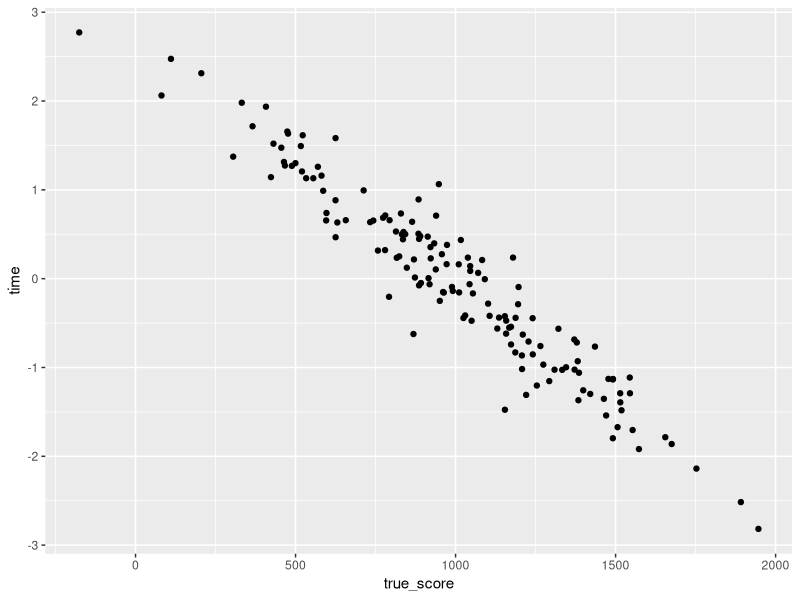
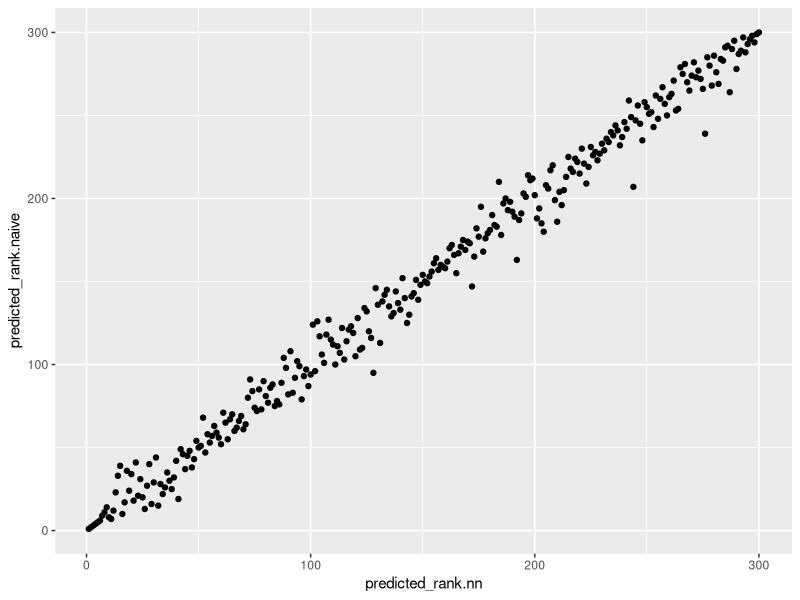
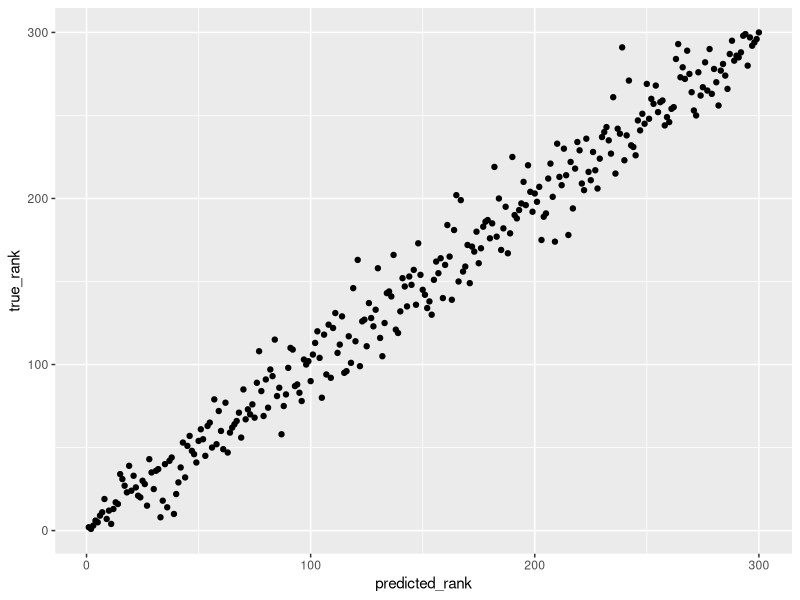
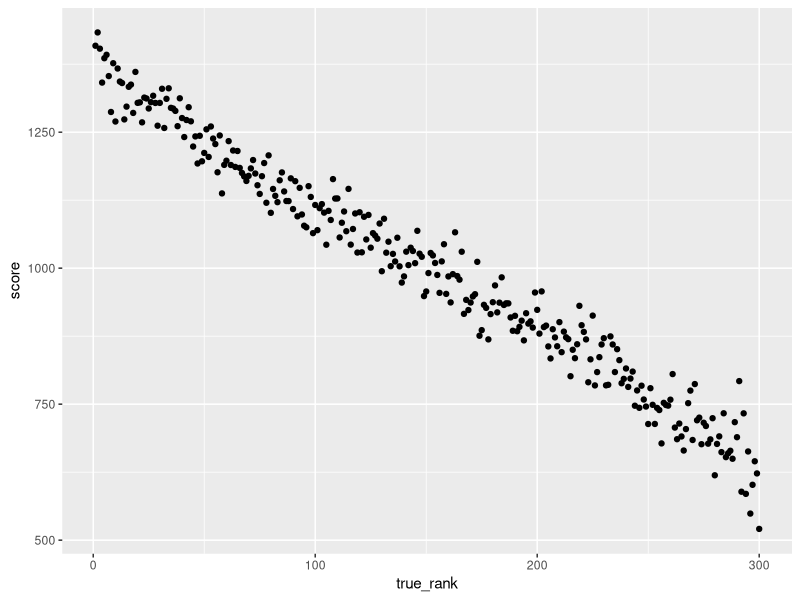
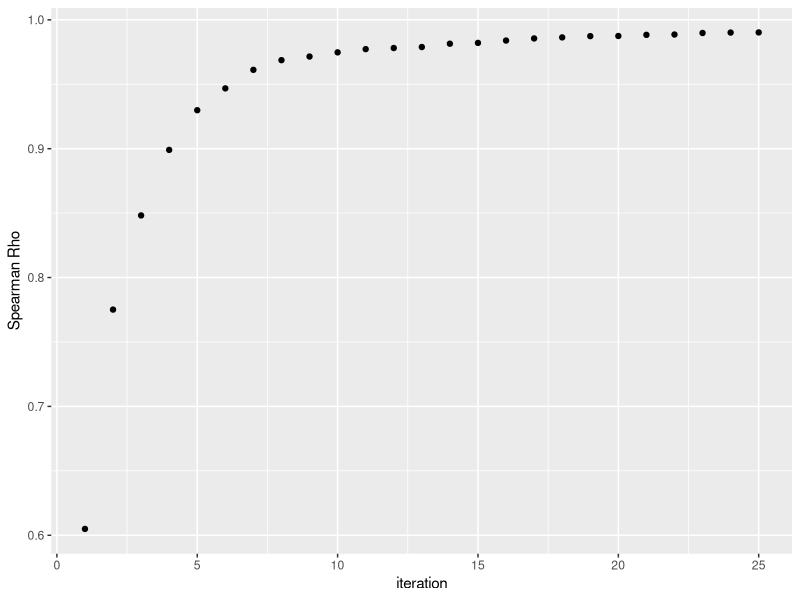
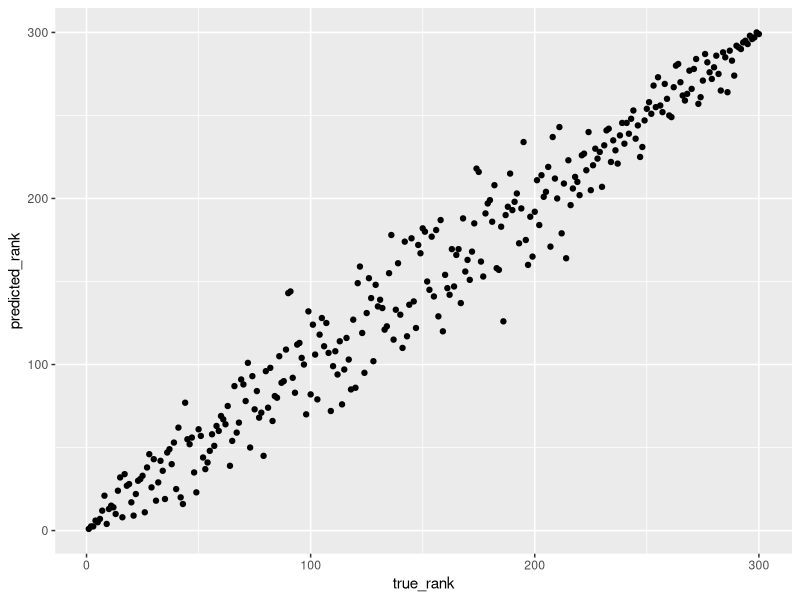
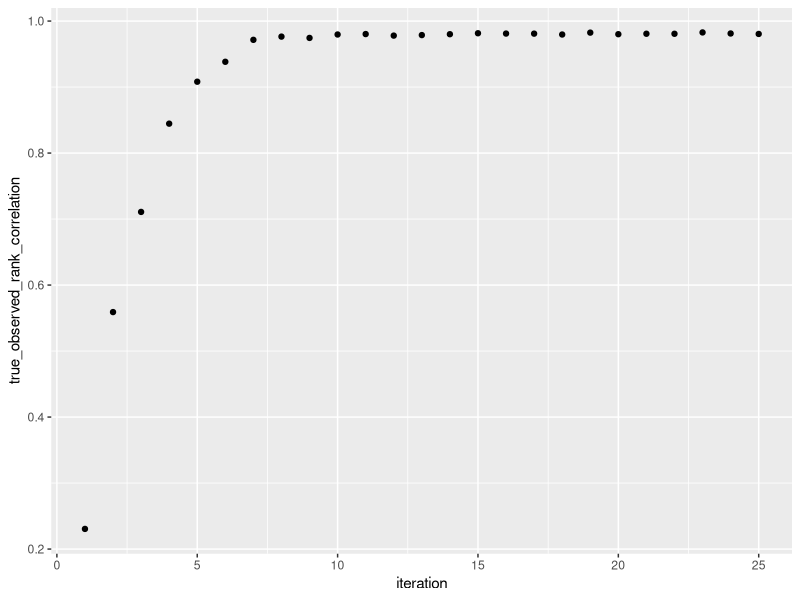

Recreate these plots in R, in order.
library(dplyr)
library(ggplot2)

# assumes the underlying distribution of skier skill is normal
# TODO would be interesting to experiment with other distributions (particularly other exponential family)
generate_population <- function(n_racers=1e4) {
  skill <- rnorm(n_racers, 1000, 400)
  
  data.frame(true_score = skill,
             racer_id = 1:n_racers) %>%
    mutate(true_rank = rank(-true_score))
}

# assumes that times are normally distributed, with expectation of finish time correlated with racer skill
# TODO is normal a reasonable assumption?
# note that currently, the time is not reasonably interpretted
execute_race <- function(population,
                         sample_fraction = .5,
                         # this function gives every racer equal probability of selection
                         sample_weight_function=function(scores){runif(length(scores))},
                         # note this is the sd on normal distribution, but may change
                         individual_racer_time_spread = .3) {

  population %>%
    mutate(
      sample_weight = sample_weight_function(true_score)
    ) %>%
    sample_frac(sample_fraction, weight = sample_weight) %>%
    mutate(
      standardized_scores = scale(-true_score),
      time = sapply(standardized_scores, function(ss) rnorm(1, ss, individual_racer_time_spread))
    ) %>%
    select(racer_id, time)
}

simulate_races <- function(population,
                           n_trials = 20,
                           ...) {
  total_results <- data.frame()
  lapply(1:n_trials, function(ix) {
    race_results <- execute_race(population, ...)
    race_results$iteration <- ix
    race_results}) %>%
  bind_rows()
}

naive_elo <- function(results,
                      log_odds_oom_differential = 400,
                      k_factor = 1,
                      default_score = 1000) {
  racers <- results %>%
    distinct(racer_id) %>%
    mutate(score = default_score)
  
  score_history <- data.frame()
  
  updated_racers <- data.frame()
  for (ix in sort(unique(results$iteration))) {
    race_results <- results %>% 
      filter(iteration == ix)%>%
      mutate(
        race_rank = rank(time)
      ) %>%
      inner_join(racers, by = c('racer_id' = 'racer_id'))
    
    # TODO it's likely faster to just do a self antijoin
    updated_racers <- data.frame()
    for (update_racer_id in race_results$racer_id) {
      racer <- race_results %>% 
        filter(racer_id == update_racer_id) %>%
        mutate(
          linear_scale_score = 10 ^ (score / log_odds_oom_differential)
        ) 

      score_increment <- race_results %>%
        filter(racer_id != update_racer_id) %>%
        mutate(
          linear_scale_competitor_score = 10 ^ (score / log_odds_oom_differential),
          p_racer = racer$linear_scale_score / (linear_scale_competitor_score + racer$linear_scale_score),
          outcome = ifelse(racer$race_rank < race_rank, 1, 0),
          score_change = k_factor * (outcome - p_racer)
        ) %>%
        pull(score_change) %>%
        sum()
      
      racer$updated_score <- racer$score + score_increment
      
      updated_racers <- bind_rows(updated_racers, racer)
    }
    
    racers <- racers %>%
      left_join(updated_racers %>% select(racer_id, updated_score), by = c('racer_id' = 'racer_id')) %>%
      mutate(
        score = ifelse(!is.na(updated_score), updated_score, score)
      ) %>%
      select(-updated_score)
    score_history <- bind_rows(score_history, racers %>% 
                                 select(racer_id, score) %>%
                                 mutate(iteration = ix))
  }
  
  score_history
}

mean_elo_prior <- function(rank_percentile, prior_mean, prior_sd) {
  qnorm(1 - rank_percentile, prior_mean, prior_sd)
}

mean_elo <- function(results,
                     log_odds_oom_differential = 400,
                     k_factor = 10,
                     score_prior = function(x){mean_elo_prior(x, 1000, 200)}) {
  racers <- results %>%
    distinct(racer_id) %>%
    mutate(score = NA)
  
  score_history <- data.frame()
  
  for (ix in sort(unique(results$iteration))) {
    race_results <- results %>% 
      filter(iteration == ix) %>%
      mutate(
        race_rank = rank(time)
      ) %>%
      inner_join(racers, by = c('racer_id' = 'racer_id'))
    
    n_racers <- nrow(race_results)
    
    # TODO it's likely faster to just do a self antijoin
    updated_racers <- data.frame()
    for (update_racer_id in race_results$racer_id) {
      racer <- race_results %>% 
        filter(racer_id == update_racer_id) %>%
        mutate(
          linear_scale_score = 10 ^ (score / log_odds_oom_differential)
        ) 
      
      if (is.na(racer$score)) {
        racer$updated_score <- score_prior(racer$race_rank / n_racers)
      }
      else {
        score_increment <- race_results %>%
          filter(racer_id != update_racer_id) %>%
          mutate(
            lost = racer$race_rank < race_rank
          ) %>%
          group_by(lost) %>%
          summarize(
            mean_score = mean(score)
          ) %>%
          mutate(
            linear_scale_competitor_score = 10 ^ (mean_score / log_odds_oom_differential),
            p_racer = racer$linear_scale_score / (linear_scale_competitor_score + racer$linear_scale_score),
            outcome = ifelse(lost, 1, 0),
            score_change = k_factor * (outcome - p_racer)
          ) %>%
          pull(score_change) %>%
          sum()
        
        racer$updated_score <- racer$score + score_increment 
      }
      
      updated_racers <- bind_rows(updated_racers, racer)
    }
    
    racers <- racers %>%
      left_join(updated_racers %>% select(racer_id, updated_score), by = c('racer_id' = 'racer_id')) %>%
      mutate(
        score = ifelse(!is.na(updated_score), updated_score, score)
      ) %>%
      select(-updated_score)
    score_history <- bind_rows(score_history, racers %>% 
                                 select(racer_id, score) %>%
                                 mutate(iteration = ix))
  }
  
  score_history
}

nearest_neighbor_elo <- function(results,
                                 window_size=.1, 
                                 log_odds_oom_differential = 400,
                                 k_factor = 2,
                                 default_score = 1000) {
  racers <- results %>%
    distinct(racer_id) %>%
    mutate(score = default_score)
  
  score_history <- data.frame()
  
  for (ix in sort(unique(results$iteration))) {
    race_results <- results %>% 
      filter(iteration == ix)%>%
      mutate(
        race_rank = rank(time)
      ) %>%
      inner_join(racers, by = c('racer_id' = 'racer_id'))
    
    # TODO it's likely faster to just do a self antijoin
    updated_racers <- data.frame()
    for (update_racer_id in race_results$racer_id) {
      racer <- race_results %>% 
        filter(racer_id == update_racer_id) %>%
        mutate(
          linear_scale_score = 10 ^ (score / log_odds_oom_differential)
        ) 
      
      lower_allowed_rank <- racer$race_rank - window_size * nrow(race_results)
      upper_allowed_rank <- racer$race_rank + window_size * nrow(race_results)
      
      score_increment <- race_results %>%
        filter(racer_id != update_racer_id) %>%
        filter(race_rank <= upper_allowed_rank & race_rank >= lower_allowed_rank) %>%
        mutate(
          linear_scale_competitor_score = 10 ^ (score / log_odds_oom_differential),
          p_racer = racer$linear_scale_score / (linear_scale_competitor_score + racer$linear_scale_score),
          outcome = ifelse(racer$race_rank < race_rank, 1, 0),
          score_change = k_factor * (outcome - p_racer)
        ) %>%
        pull(score_change) %>%
        sum()
      
      racer$updated_score <- racer$score + score_increment
      
      updated_racers <- bind_rows(updated_racers, racer)
    }
    
    racers <- racers %>%
      left_join(updated_racers %>% select(racer_id, updated_score), by = c('racer_id' = 'racer_id')) %>%
      mutate(
        score = ifelse(!is.na(updated_score), updated_score, score)
      ) %>%
      select(-updated_score)
    score_history <- bind_rows(score_history, racers %>% 
                                 select(racer_id, score) %>%
                                 mutate(iteration = ix))
  }
  
  score_history
}

eds_prior <- function(rank_percentile, prior_mean = 1000, prior_sd = 400) {
  finite_q_percentile <- max(min(rank_percentile, .999), .001)
  score <- qnorm(1 - finite_q_percentile, prior_mean, prior_sd)
}

# I find this method simpler & more interprettable (in terms of parameterization) than Elo based methods. But it suffers several issues, relative to Elo: 
#  1. (without primes) assumes the range of talent is fixed over time; if you're the top racer in the race, the prime is your only incentive opportunity to improve your score
#  2. (if implementing primes) it becomes difficult / impossible to interpret scores over time; since the score distribution would be otherwise fixed over time
#      the prime can only have the effect of increasing the max attainable score
# TODO smoothing_factor > 0 suffers decay, shrinking variance in scores. this is because a 20% dop in score != a 20% increase in score in absolute terms.
empirical_distribution_smoothing <- function(results,
                                             smoothing_factor = .5,
                                             first_place_prime = 2,
                                             prior_threshold = .9, # if greater than 1-prior_threshold % of racers in a given race do not have a previous score, all racers are scored using the prior (but we still smooth)
                                             prior = eds_prior,
                                             # todo this is leaky (or poorly shared information) from the prior function
                                             prior_mean = 1000) {

  racers <- results %>%
    distinct(racer_id) %>%
    mutate(score = NA)
  
  score_history <- data.frame()
  
  for (ix in sort(unique(results$iteration))) {
    race_results <- results %>% 
      filter(iteration == ix) %>%
      mutate(
        race_rank = rank(time)
      ) %>%
      inner_join(racers, by = c('racer_id' = 'racer_id'))
    
    n_racers <- nrow(race_results)
    
    race_scorer <- prior
    if (mean(!is.na(race_results$score)) >= prior_threshold) {
      race_scorer <- function(percentile) {
        quantile(race_results$score, 1 - percentile, na.rm = TRUE)
      }
    }

    updated_racers <- race_results %>%
      mutate(
        # note that discrete rankings don't naturally map to an inclusive 0-1 range - the below makes that mapping
        uniform_rank_percentile = (race_rank - 1) / (n_racers -1),
        previous_score = ifelse(is.na(score), prior_mean, score),
        raw_score = sapply(uniform_rank_percentile, race_scorer),
        updated_score = (1 - smoothing_factor) * raw_score + smoothing_factor * previous_score
      ) %>%
      select(racer_id, updated_score)
    
    racers <- racers %>%
      left_join(updated_racers %>% select(racer_id, updated_score), by = c('racer_id' = 'racer_id')) %>%
      mutate(
        score = ifelse(!is.na(updated_score), updated_score, score)
      ) %>%
      select(-updated_score)
    score_history <- bind_rows(score_history, racers %>% 
                                 select(racer_id, score) %>%
                                 mutate(iteration = ix))
  }
  
  score_history
}

rank_correlation_over_time <- function(historical_scores_joined) {
  historical_scores_joined %>%
    group_by(iteration) %>%
    mutate(
      rank = rank(-score)
    ) %>%
    summarize(
      true_observed_rank_correlation = cor(rank, true_rank)
    )
}

###########################
## start control flow
###########################

population <- generate_population(n_racers=3e2)
all_results <- simulate_races(population, n_trials=25)

all_results %>% 
  filter(iteration == 1) %>%
  inner_join(population, by = 'racer_id') %>% 
  ggplot(aes(true_score, time)) + 
    geom_point()

elo_scores <- naive_elo(all_results)
elo_scores_mean_algo <- mean_elo(all_results)
elo_scores_nn <- nearest_neighbor_elo(all_results)

final_scores_joined <- elo_scores %>%
  filter(iteration == 20) %>%
  mutate(
    predicted_rank = rank(-score)
  ) %>%
  inner_join(elo_scores_nn %>%
               filter(iteration == 20) %>%
               mutate(
                 predicted_rank = rank(-score)
               ), by = c('racer_id' = 'racer_id'),
             suffix = c('.naive', '.nn'))

ggplot(final_scores_joined) + geom_point(aes(predicted_rank.nn, predicted_rank.naive))

final_scores <- elo_scores %>%
  filter(iteration == 20) %>%
  mutate(
    predicted_rank = rank(-score)
  )

true_joined_scores <- population %>%
  inner_join(final_scores, by = 'racer_id')

ggplot(true_joined_scores) + geom_point(aes(predicted_rank, true_rank))
ggplot(true_joined_scores) + geom_point(aes(true_rank, score))

true_joined_history <- elo_scores %>%
  inner_join(population, by = c('racer_id' = 'racer_id'))

rank_correlation_over_time(true_joined_history) %>%
  ggplot() +
    geom_point(aes(iteration, abs(true_observed_rank_correlation))) +
    ylab('Spearman Rho')

#####
eds_scores <- empirical_distribution_smoothing(all_results)
eds_scores %>%
  group_by(iteration) %>%
  summarize(
    mean_score = mean(score, na.rm = T),
    sd_score = sd(score, na.rm = T),
    min_score = min(score, na.rm=T),
    max_score = max(score, na.rm = T)
  ) %>% View()

eds_scores_joined <- eds_scores %>%
  filter(iteration == max(iteration)) %>%
  mutate(
    predicted_rank = rank(-score)
  ) %>%
  inner_join(population, by = c('racer_id' = 'racer_id'))
ggplot(eds_scores_joined) +
  geom_point(aes(true_rank, predicted_rank))

eds_scores %>%
  inner_join(population, by = c('racer_id' = 'racer_id')) %>%
  rank_correlation_over_time() %>%
  ggplot() +
  geom_point(aes(iteration, true_observed_rank_correlation))
